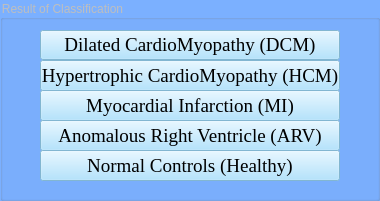
   <widget class="QGroupBox" name="result_box">
    <property name="enabled">
     <bool>false</bool>
    </property>
    <property name="geometry">
     <rect>
      <x>1060</x>
      <y>10</y>
      <width>380</width>
      <height>201</height>
     </rect>
    </property>
    <property name="styleSheet">
     <string notr="true">background-color: rgb(123, 176, 255); font: 75 12pt &quot;Times New Roman&quot;; </string>
    </property>
    <property name="title">
     <string>Result of Classification</string>
    </property>
    <widget class="QToolButton" name="class_2">
     <property name="enabled">
      <bool>false</bool>
     </property>
     <property name="geometry">
      <rect>
       <x>40</x>
       <y>60</y>
       <width>300</width>
       <height>31</height>
      </rect>
     </property>
     <property name="font">
      <font>
       <family>Times New Roman</family>
       <pointsize>14</pointsize>
       <weight>9</weight>
       <italic>false</italic>
       <bold>false</bold>
      </font>
     </property>
     <property name="styleSheet">
      <string notr="true">font: 75 14pt &quot;Times New Roman&quot;;
color: rgb(0, 0, 0);
background-color: rgb(158, 221, 255);font: 75 14pt &quot;Times New Roman&quot;;
color: rgb(0, 0, 0);
background-color: rgb(158, 221, 255);</string>
     </property>
     <property name="text">
      <string>Hypertrophic CardioMyopathy (HCM)</string>
     </property>
    </widget>
    <widget class="QToolButton" name="class_3">
     <property name="enabled">
      <bool>false</bool>
     </property>
     <property name="geometry">
      <rect>
       <x>40</x>
       <y>90</y>
       <width>300</width>
       <height>31</height>
      </rect>
     </property>
     <property name="font">
      <font>
       <family>Times New Roman</family>
       <pointsize>14</pointsize>
       <weight>9</weight>
       <italic>false</italic>
       <bold>false</bold>
      </font>
     </property>
     <property name="styleSheet">
      <string notr="true">font: 75 14pt &quot;Times New Roman&quot;;
color: rgb(0, 0, 0);
background-color: rgb(158, 221, 255);</string>
     </property>
     <property name="text">
      <string>Myocardial Infarction (MI)</string>
     </property>
    </widget>
    <widget class="QToolButton" name="class_4">
     <property name="enabled">
      <bool>false</bool>
     </property>
     <property name="geometry">
      <rect>
       <x>40</x>
       <y>120</y>
       <width>300</width>
       <height>31</height>
      </rect>
     </property>
     <property name="font">
      <font>
       <family>Times New Roman</family>
       <pointsize>14</pointsize>
       <weight>9</weight>
       <italic>false</italic>
       <bold>false</bold>
      </font>
     </property>
     <property name="styleSheet">
      <string notr="true">font: 75 14pt &quot;Times New Roman&quot;;
color: rgb(0, 0, 0);
background-color: rgb(158, 221, 255);</string>
     </property>
     <property name="text">
      <string>Anomalous Right Ventricle (ARV)</string>
     </property>
    </widget>
    <widget class="QToolButton" name="class_5">
     <property name="enabled">
      <bool>false</bool>
     </property>
     <property name="geometry">
      <rect>
       <x>40</x>
       <y>150</y>
       <width>300</width>
       <height>31</height>
      </rect>
     </property>
     <property name="font">
      <font>
       <family>Times New Roman</family>
       <pointsize>14</pointsize>
       <weight>9</weight>
       <italic>false</italic>
       <bold>false</bold>
      </font>
     </property>
     <property name="styleSheet">
      <string notr="true">font: 75 14pt &quot;Times New Roman&quot;;
color: rgb(0, 0, 0);
background-color: rgb(158, 221, 255);</string>
     </property>
     <property name="text">
      <string>Normal Controls (Healthy)</string>
     </property>
    </widget>
    <widget class="QPushButton" name="class_1">
     <property name="enabled">
      <bool>false</bool>
     </property>
     <property name="geometry">
      <rect>
       <x>40</x>
       <y>30</y>
       <width>300</width>
       <height>30</height>
      </rect>
     </property>
     <property name="font">
      <font>
       <family>Times New Roman</family>
       <pointsize>14</pointsize>
       <weight>9</weight>
       <italic>false</italic>
       <bold>false</bold>
      </font>
     </property>
     <property name="styleSheet">
      <string notr="true">font: 75 14pt &quot;Times New Roman&quot;;
color: rgb(0, 0, 0);
background-color: rgb(158, 221, 255);</string>
     </property>
     <property name="text">
      <string>Dilated CardioMyopathy (DCM)</string>
     </property>
    </widget>
   </widget>
